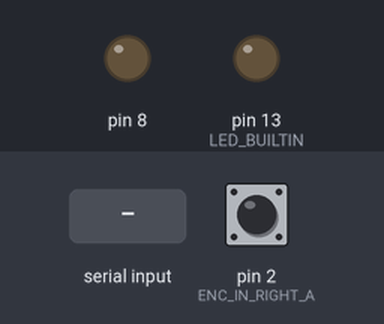
A sketch run on a simulated Arduino Uno, built with avr-gcc and run on an emulated ATmega328P. Shown: output pins drawn as LEDs (lit = HIGH). The inputs (shaded band) are chosen by the test bench; at power-on: pin 2 (ENC_IN_RIGHT_A) HIGH. What the sketch prints to the serial monitor is not drawn.

Above: at 1.2 s.
1.3 s: "1" received over Serial
At 3.1 s:
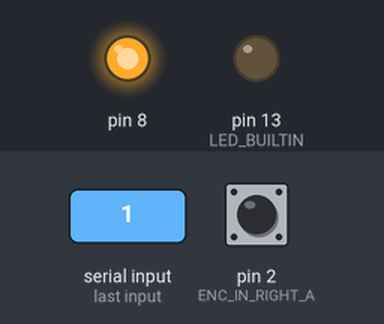
3.8 s: "2" received over Serial
At 5.6 s:
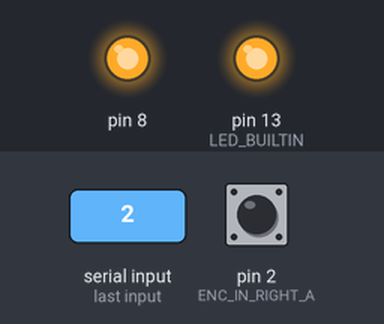
6.8 s: "0" received over Serial
At 8.5 s:
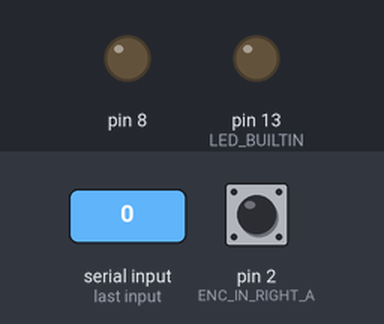
9.3 s: "2" received over Serial
At 11.1 s:
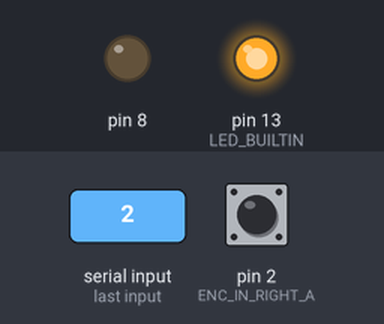
Timing chart, 0 to 12.8 s (numbered marks = the images above; inputs shaded):
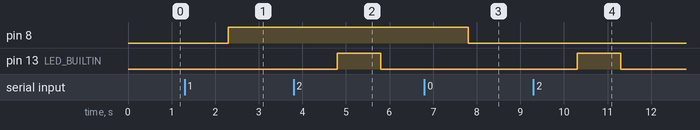

Measured:
- after the input at 1.3 s, pin 8: LOW → HIGH after 1.0 s
- after the input at 3.8 s, pin 13 (LED_BUILTIN): LOW → HIGH after 1.0 s, → LOW 1.0 s later
- after the input at 6.8 s, pin 8: HIGH → LOW after 1.0 s
- after the input at 9.3 s, pin 13 (LED_BUILTIN): LOW → HIGH after 1.0 s, → LOW 1.0 s later

The sketch:

ire_test_2.ino
```cpp
float RPM_prev=0;
#define THRESH 400
// #define encoderZ 2
// float RPS=0;
long counter = 0;
long lastTime = 0;
// Motor encoder output pulses per 360 degree revolution (measured manually)
#define ENC_COUNT_REV 620

// Encoder output to Arduino Interrupt pin. Tracks the pulse count.
#define ENC_IN_RIGHT_A 2

// Other encoder output to Arduino to keep track of wheel direction
// Tracks the direction of rotation.
#define ENC_IN_RIGHT_B 3

// True = Forward; False = Reverse
boolean Direction_right = true;

// Keep track of the number of right wheel pulses
volatile long right_wheel_pulse_count = 0;

// One-second interval for measurements
int interval = 1000;

// Counters for milliseconds during interval
long previousMillis = 0;
long currentMillis = 0;

// Variable for RPM measuerment
float rpm_right = 0;

// Variable for angular velocity measurement
float ang_velocity_right = 0;
float ang_velocity_right_deg = 0;

const float rpm_to_radians = 0.10471975512;
const float rad_to_deg = 57.29578;

void setup() {

  // Open the serial port at 9600 bps
  Serial.begin(9600);

  // Set pin states of the encoder
  pinMode(ENC_IN_RIGHT_A , INPUT_PULLUP);
  pinMode(ENC_IN_RIGHT_B , INPUT);
   pinMode(LED_BUILTIN, OUTPUT);
  pinMode(8, OUTPUT);

  // Every time the pin goes high, this is a pulse
  attachInterrupt(digitalPinToInterrupt(ENC_IN_RIGHT_A), right_wheel_pulse, RISING);

}

void loop() {
 RPM_prev=rpm_right;
  // Record the time
  currentMillis = millis();

  // If one second has passed, print the number of pulses
  if (currentMillis - previousMillis > interval) {

    previousMillis = currentMillis;

    // Calculate revolutions per minute
    rpm_right = (float)(right_wheel_pulse_count * 60 / ENC_COUNT_REV);
    ang_velocity_right = rpm_right * rpm_to_radians;
    ang_velocity_right_deg = ang_velocity_right * rad_to_deg;


    right_wheel_pulse_count = 0;

  }
rpm_right=abs(rpm_right);
// if(rpm_right!=0)
// {
// Serial.print("rpm_right ");
// Serial.println(rpm_right);
// Serial.print("RPM_prev");
// Serial.println(RPM_prev);
// }
  // Serial.flush();
if(rpm_right>THRESH)
  {
  // digitalWrite(3, HIGH);
  //  Serial.write("<brakeapplied>");
    digitalWrite(8,HIGH );

   Serial.write("1");
  // Serial.println("Brake applied");

  //  Serial.write(buffer);
  }

  else if(rpm_right<THRESH && RPM_prev>THRESH)
  {
      // sprintf(buffer, "brakestopped:%f;%d",RPS,counter);

  //  Serial.write(buffer);
   digitalWrite(8,LOW );

   Serial.write("0");
  //  Serial.write("<brakestopped>");
  // Serial.println("Brake stopped");
  //  Serial.write(itoa(rpm_right));
  // digitalWrite(3, LOW);
  }
  if(Serial.available()){
  String data;
  data=Serial.readString();
  Serial.println(data);
   if(data[0]=='1')
   {
  digitalWrite(8,HIGH );
  Serial.write("applying brakes ..");
 }
 else if(data[0]=='0')
 {
 digitalWrite(8,LOW );
 Serial.write("stopping brakes ..");

 }
 else{
    Serial.println("else");
    digitalWrite(LED_BUILTIN,HIGH );
    delay(1000);
    digitalWrite(LED_BUILTIN,LOW );

 }

}
}


// Increment the number of pulses by 1
void right_wheel_pulse() {

  // Read the value for the encoder for the right wheel
  int val = digitalRead(ENC_IN_RIGHT_B);

  if(val == LOW) {
    Direction_right = false; // Reverse
  }
  else {
    Direction_right = true; // Forward
  }

  if (Direction_right) {
    right_wheel_pulse_count++;
  }
  else {
    right_wheel_pulse_count--;
  }
}
 
```
